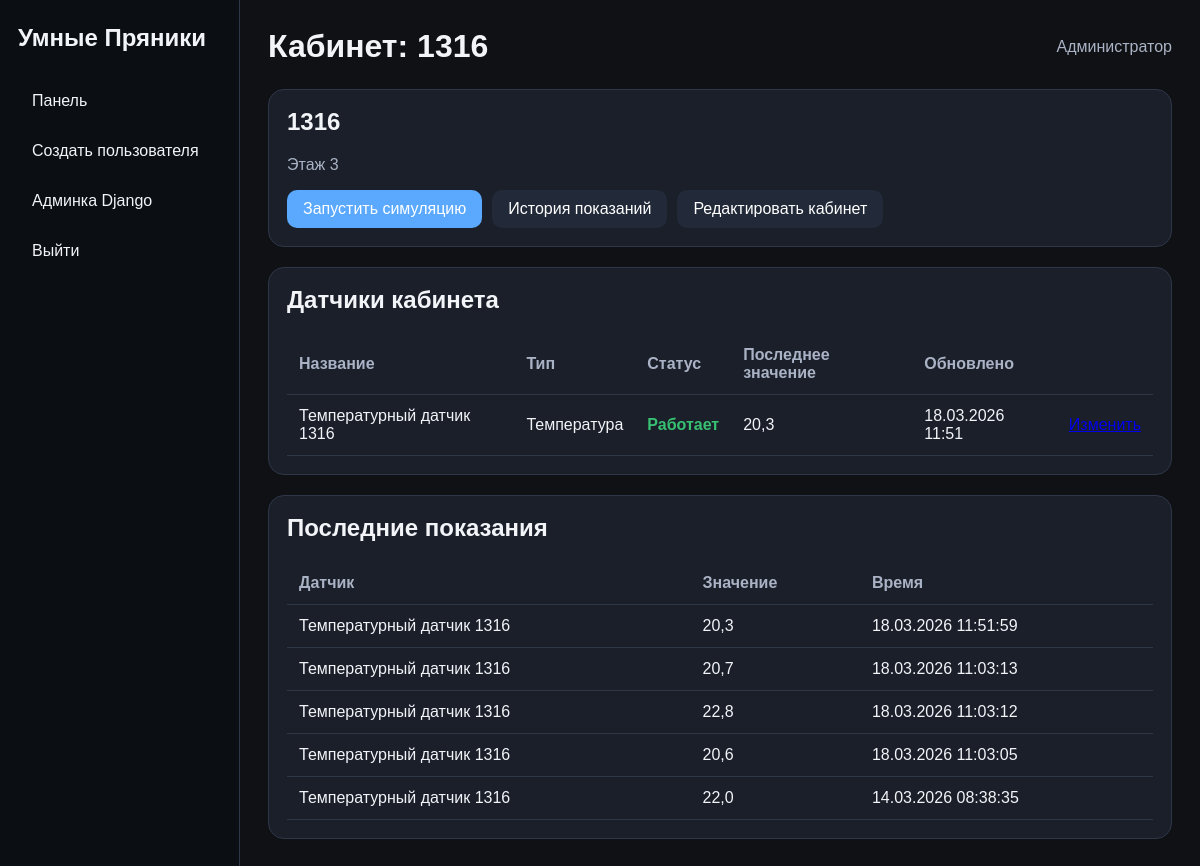
/dashboard/room/2/ (signed in), run on an earlier commit of the app's database.
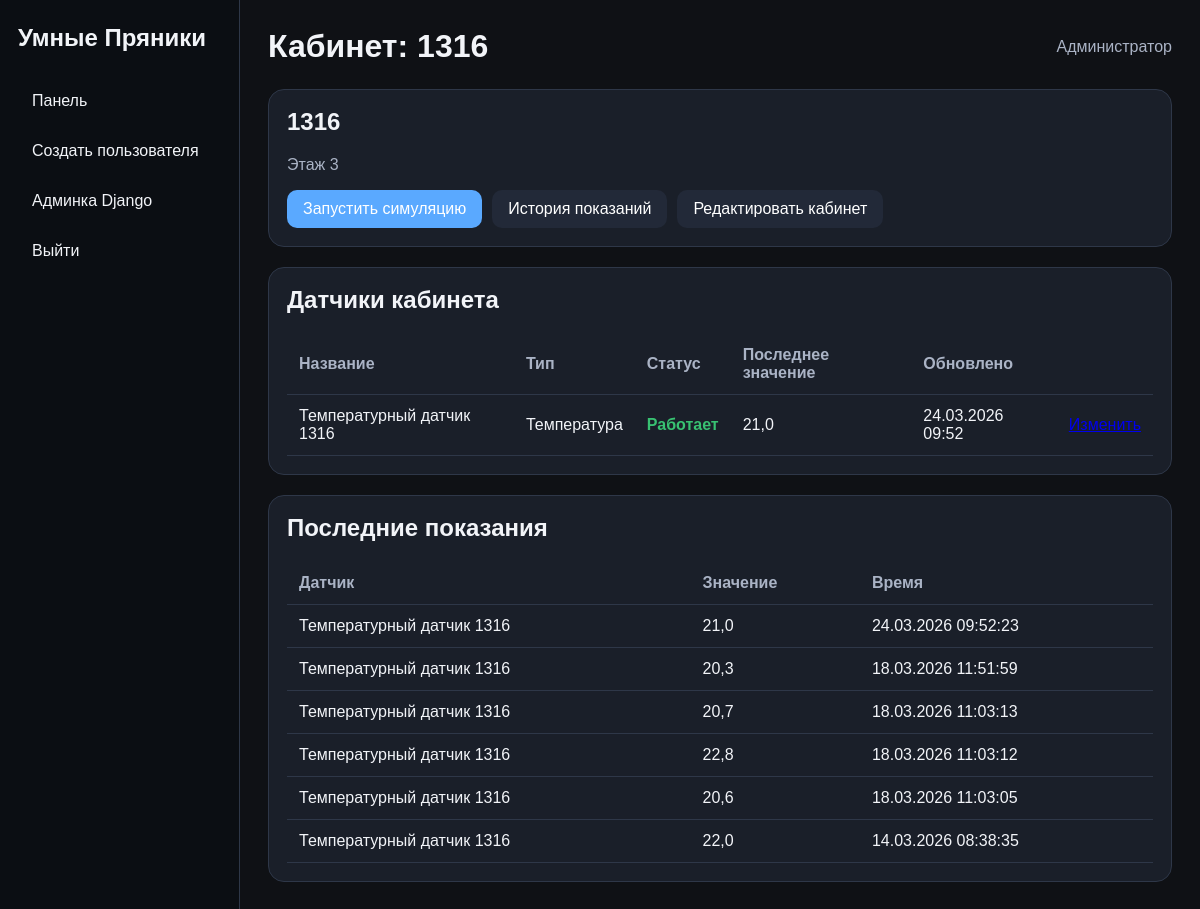
And on a later commit of the database.
### university/models.py (models this page shows, shortened)
class Sensor(models.Model):
    STATUS_CHOICES = [
        ("active", "Работает"),
        ("error", "Ошибка"),
        ("disabled", "Выключен"),
    ]
    room = models.ForeignKey(Room, verbose_name="Кабинет", on_delete=models.CASCADE)
    sensor_type = models.ForeignKey(SensorType, verbose_name="Тип датчика", on_delete=models.CASCADE)
    name = models.CharField("Название датчика", max_length=100)
    status = models.CharField("Статус", max_length=20, choices=STATUS_CHOICES, default="active")
    last_value = models.FloatField("Последнее значение", null=True, blank=True)
    last_updated = models.DateTimeField("Время последнего обновления", auto_now=True)
    class Meta:
        verbose_name = "Датчик"
        verbose_name_plural = "Датчики"

class SensorType(models.Model):
    name = models.CharField("Название типа датчика", max_length=100)
    class Meta:
        verbose_name = "Тип датчика"
        verbose_name_plural = "Типы датчиков"

class SensorData(models.Model):
    sensor = models.ForeignKey(Sensor, verbose_name="Датчик", on_delete=models.CASCADE)
    value = models.FloatField("Значение")
    created_at = models.DateTimeField("Время записи", auto_now_add=True)
    class Meta:
        verbose_name = "Показание датчика"
        verbose_name_plural = "Показания датчиков"
        ordering = ('-created_at',)

### university/views.py (the view)
# urls.py: path("dashboard/room/<int:room_id>/", views.room_detail, name="room_detail"),
@moderator_or_admin_required
def room_detail(request, room_id):
    room = get_object_or_404(
        Room.objects.prefetch_related("sensor_set__sensor_type"),
        pk=room_id,
    )
    sensors = room.sensor_set.all()
    latest_data = SensorData.objects.filter(sensor__room=room).select_related("sensor")[:20]
    context = {
        "room": room,
        "sensors": sensors,
        "latest_data": latest_data,
        "title": f"Кабинет: {room.name}",
    }
    return render(request, "dashboard/room_detail.html", context)

### university/templates/dashboard/room_detail.html (shortened to what this page needs)
{% extends "dashboard/base.html" %}
{% block content %}
<div class="card">
    <h2>{{ room.name }}</h2>
    <p class="muted">Этаж {{ room.floor }}</p>
    <div class="actions">
        <a class="btn" href="{% url 'university:room_simulate' room.id %}">Запустить симуляцию</a>
        <a class="btn btn-secondary" href="{% url 'university:room_history' room.id %}">История показаний</a>
        <a class="btn btn-secondary" href="/admin/university/room/{{ room.id }}/change/">Редактировать кабинет</a>
    </div>
</div>
<div class="card" style="margin-top: 20px;">
    <h2>Датчики кабинета</h2>
    <table>
        <thead>
            <tr>
                <th>Название</th>
                <th>Тип</th>
                <th>Статус</th>
                <th>Последнее значение</th>
                <th>Обновлено</th>
                <th></th>
            </tr>
        </thead>
        <tbody>
            {% for sensor in sensors %}
                <tr>
                    <td>{{ sensor.name }}</td>
                    <td>{{ sensor.sensor_type.name }}</td>
                    <td>
                        {% if sensor.status == "active" %}
                            <span class="status-active">Работает</span>
                        {% elif sensor.status == "error" %}
                            <span class="status-error">Ошибка</span>
                        {% else %}
                            <span class="status-disabled">Выключен</span>
                        {% endif %}
                    </td>
                    <td>{{ sensor.last_value|default:"—" }}</td>
                    <td>{{ sensor.last_updated|date:"d.m.Y H:i" }}</td>
                    <td>
                        <a href="/admin/university/sensor/{{ sensor.id }}/change/">Изменить</a>
                    </td>
                </tr>
            {% empty %}
                <tr>
                    <td colspan="6">У этого кабинета пока нет датчиков.</td>
                </tr>
            {% endfor %}
        </tbody>
    </table>
</div>
<div class="card" style="margin-top: 20px;">
    <h2>Последние показания</h2>
    <table>
        <thead>
            <tr>
                <th>Датчик</th>
                <th>Значение</th>
                <th>Время</th>
            </tr>
        </thead>
        <tbody>
            {% for item in latest_data %}
                <tr>
                    <td>{{ item.sensor.name }}</td>
                    <td>{{ item.value }}</td>
                    <td>{{ item.created_at|date:"d.m.Y H:i:s" }}</td>
                </tr>
            {% empty %}
                <tr>
                    <td colspan="3">История пока пустая.</td>
                </tr>
            {% endfor %}
        </tbody>
    </table>
</div>
{% endblock %}

What changed in the data, as far as the page shows it:
changed Sensor "Температурный датчик 1316": last_value "20,3" → "21,0"; last_updated "18.03.2026 11:51" → "24.03.2026 09:52"
added SensorData: sensor.name "Температурный датчик 1316", value "21,0", created_at "24.03.2026 09:52:23"
